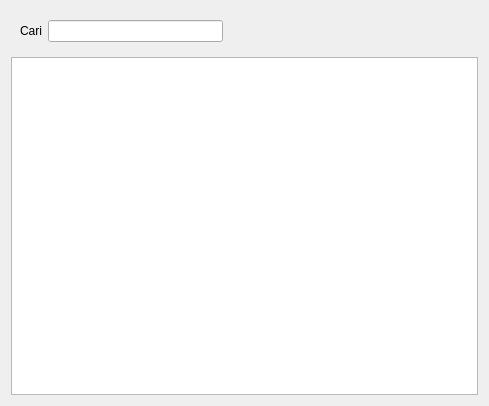
<?xml version="1.0" encoding="UTF-8"?>
<ui version="4.0">
 <class>TabelKonsumen</class>
 <widget class="QWidget" name="TabelKonsumen">
  <property name="geometry">
   <rect>
    <x>0</x>
    <y>0</y>
    <width>489</width>
    <height>406</height>
   </rect>
  </property>
  <property name="windowTitle">
   <string>Data Konsumen</string>
  </property>
  <layout class="QVBoxLayout" name="verticalLayout">
   <item>
    <widget class="QWidget" name="widget" native="true">
     <property name="maximumSize">
      <size>
       <width>221</width>
       <height>16777215</height>
      </size>
     </property>
     <layout class="QHBoxLayout" name="horizontalLayout">
      <item>
       <widget class="QLabel" name="label">
        <property name="text">
         <string>Cari</string>
        </property>
       </widget>
      </item>
      <item>
       <widget class="QLineEdit" name="lineEdit"/>
      </item>
     </layout>
    </widget>
   </item>
   <item>
    <widget class="KonsumenView" name="tableView">
     <property name="contextMenuPolicy">
      <enum>Qt::CustomContextMenu</enum>
     </property>
     <property name="sizeAdjustPolicy">
      <enum>QAbstractScrollArea::AdjustToContents</enum>
     </property>
     <property name="alternatingRowColors">
      <bool>true</bool>
     </property>
     <property name="selectionMode">
      <enum>QAbstractItemView::SingleSelection</enum>
     </property>
     <property name="selectionBehavior">
      <enum>QAbstractItemView::SelectRows</enum>
     </property>
     <property name="verticalScrollMode">
      <enum>QAbstractItemView::ScrollPerPixel</enum>
     </property>
     <property name="horizontalScrollMode">
      <enum>QAbstractItemView::ScrollPerPixel</enum>
     </property>
     <property name="sortingEnabled">
      <bool>true</bool>
     </property>
     <property name="wordWrap">
      <bool>false</bool>
     </property>
     <attribute name="horizontalHeaderDefaultSectionSize">
      <number>75</number>
     </attribute>
     <attribute name="horizontalHeaderStretchLastSection">
      <bool>true</bool>
     </attribute>
     <attribute name="verticalHeaderVisible">
      <bool>false</bool>
     </attribute>
     <attribute name="verticalHeaderMinimumSectionSize">
      <number>18</number>
     </attribute>
     <attribute name="verticalHeaderDefaultSectionSize">
      <number>18</number>
     </attribute>
    </widget>
   </item>
  </layout>
 </widget>
 <customwidgets>
  <customwidget>
   <class>KonsumenView</class>
   <extends>QTableView</extends>
   <header location="global">konsumenview.h</header>
  </customwidget>
 </customwidgets>
 <resources/>
 <connections/>
</ui>
